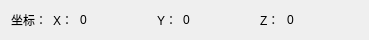
   <widget class="QWidget" name="">
    <property name="geometry">
     <rect>
      <x>30</x>
      <y>650</y>
      <width>369</width>
      <height>25</height>
     </rect>
    </property>
    <layout class="QHBoxLayout" name="horizontalLayout">
     <item>
      <widget class="QLabel" name="label_26">
       <property name="text">
        <string>坐标：</string>
       </property>
      </widget>
     </item>
     <item>
      <widget class="QLabel" name="label_28">
       <property name="text">
        <string>X：</string>
       </property>
      </widget>
     </item>
     <item>
      <widget class="QLabel" name="pos_x">
       <property name="minimumSize">
        <size>
         <width>71</width>
         <height>0</height>
        </size>
       </property>
       <property name="maximumSize">
        <size>
         <width>71</width>
         <height>16777215</height>
        </size>
       </property>
       <property name="text">
        <string>0</string>
       </property>
      </widget>
     </item>
     <item>
      <widget class="QLabel" name="label_27">
       <property name="text">
        <string>Y：</string>
       </property>
      </widget>
     </item>
     <item>
      <widget class="QLabel" name="pos_y">
       <property name="minimumSize">
        <size>
         <width>71</width>
         <height>0</height>
        </size>
       </property>
       <property name="maximumSize">
        <size>
         <width>71</width>
         <height>16777215</height>
        </size>
       </property>
       <property name="text">
        <string>0</string>
       </property>
      </widget>
     </item>
     <item>
      <widget class="QLabel" name="label_25">
       <property name="text">
        <string>Z：</string>
       </property>
      </widget>
     </item>
     <item>
      <widget class="QLabel" name="pos_z">
       <property name="minimumSize">
        <size>
         <width>71</width>
         <height>0</height>
        </size>
       </property>
       <property name="maximumSize">
        <size>
         <width>71</width>
         <height>16777215</height>
        </size>
       </property>
       <property name="text">
        <string>0</string>
       </property>
      </widget>
     </item>
    </layout>
   </widget>
